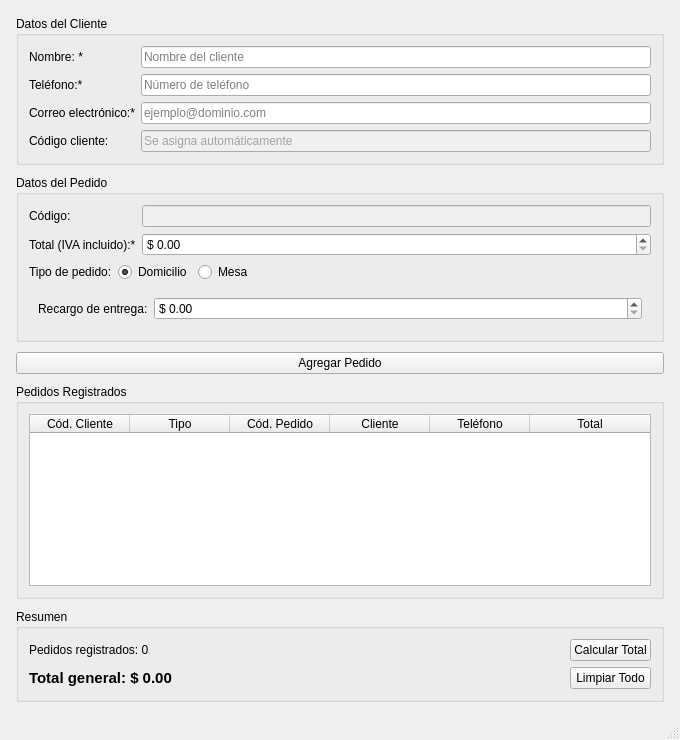
<?xml version="1.0" encoding="UTF-8"?>
<ui version="4.0">
 <class>MainWindow</class>
 <widget class="QMainWindow" name="MainWindow">
  <property name="geometry">
   <rect>
    <x>0</x>
    <y>0</y>
    <width>680</width>
    <height>740</height>
   </rect>
  </property>
  <property name="windowTitle">
   <string>Sistema de Restaurante</string>
  </property>
  <widget class="QWidget" name="centralwidget">
   <layout class="QVBoxLayout" name="layoutMain">
    <property name="spacing">
     <number>10</number>
    </property>
    <property name="leftMargin">
     <number>16</number>
    </property>
    <property name="topMargin">
     <number>16</number>
    </property>
    <property name="rightMargin">
     <number>16</number>
    </property>
    <property name="bottomMargin">
     <number>16</number>
    </property>
    <item>
     <widget class="QGroupBox" name="groupCliente">
      <property name="title">
       <string>Datos del Cliente</string>
      </property>
      <layout class="QFormLayout" name="formCliente">
       <property name="leftMargin">
        <number>10</number>
       </property>
       <property name="topMargin">
        <number>10</number>
       </property>
       <property name="rightMargin">
        <number>10</number>
       </property>
       <property name="bottomMargin">
        <number>10</number>
       </property>
       <item row="1" column="0">
        <widget class="QLabel" name="lblNombre">
         <property name="text">
          <string>Nombre: *</string>
         </property>
        </widget>
       </item>
       <item row="1" column="1">
        <widget class="QLineEdit" name="lineNombre">
         <property name="placeholderText">
          <string>Nombre del cliente</string>
         </property>
        </widget>
       </item>
       <item row="3" column="0">
        <widget class="QLabel" name="lblTelefono">
         <property name="text">
          <string>Teléfono:*</string>
         </property>
        </widget>
       </item>
       <item row="3" column="1">
        <widget class="QLineEdit" name="lineTelefono">
         <property name="placeholderText">
          <string>Número de teléfono</string>
         </property>
        </widget>
       </item>
       <item row="4" column="0">
        <widget class="QLabel" name="lblCorreo">
         <property name="text">
          <string>Correo electrónico:*</string>
         </property>
        </widget>
       </item>
       <item row="4" column="1">
        <widget class="QLineEdit" name="lineCorreo">
         <property name="placeholderText">
          <string>ejemplo@dominio.com</string>
         </property>
        </widget>
       </item>
       <item row="5" column="0">
        <widget class="QLabel" name="lblCodigoCliente">
         <property name="text">
          <string>Código cliente:</string>
         </property>
        </widget>
       </item>
       <item row="5" column="1">
        <widget class="QLineEdit" name="lineCodigoCliente">
         <property name="styleSheet">
          <string>background-color: #f0f0f0; color: #555;</string>
         </property>
         <property name="readOnly">
          <bool>true</bool>
         </property>
         <property name="placeholderText">
          <string>Se asigna automáticamente</string>
         </property>
        </widget>
       </item>
      </layout>
     </widget>
    </item>
    <item>
     <widget class="QGroupBox" name="groupPedido">
      <property name="title">
       <string>Datos del Pedido</string>
      </property>
      <layout class="QVBoxLayout" name="layoutPedido">
       <property name="leftMargin">
        <number>10</number>
       </property>
       <property name="topMargin">
        <number>10</number>
       </property>
       <property name="rightMargin">
        <number>10</number>
       </property>
       <property name="bottomMargin">
        <number>10</number>
       </property>
       <item>
        <layout class="QFormLayout" name="formPedidoBase">
         <item row="0" column="0">
          <widget class="QLabel" name="lblCodigo">
           <property name="text">
            <string>Código:</string>
           </property>
          </widget>
         </item>
         <item row="0" column="1">
          <widget class="QLineEdit" name="lineCodigo">
           <property name="styleSheet">
            <string>background-color: #f0f0f0; color: #555;</string>
           </property>
           <property name="readOnly">
            <bool>true</bool>
           </property>
          </widget>
         </item>
         <item row="1" column="0">
          <widget class="QLabel" name="lblTotalIVA">
           <property name="text">
            <string>Total (IVA incluido):*</string>
           </property>
          </widget>
         </item>
         <item row="1" column="1">
          <widget class="QDoubleSpinBox" name="spinTotalIVA">
           <property name="prefix">
            <string>$ </string>
           </property>
           <property name="decimals">
            <number>2</number>
           </property>
           <property name="minimum">
            <double>0.000000000000000</double>
           </property>
           <property name="maximum">
            <double>999999.989999999990687</double>
           </property>
          </widget>
         </item>
        </layout>
       </item>
       <item>
        <layout class="QHBoxLayout" name="layoutTipo">
         <item>
          <widget class="QLabel" name="lblTipo">
           <property name="text">
            <string>Tipo de pedido:</string>
           </property>
          </widget>
         </item>
         <item>
          <widget class="QRadioButton" name="radioDomicilio">
           <property name="text">
            <string>Domicilio</string>
           </property>
           <property name="checked">
            <bool>true</bool>
           </property>
          </widget>
         </item>
         <item>
          <widget class="QRadioButton" name="radioMesa">
           <property name="text">
            <string>Mesa</string>
           </property>
          </widget>
         </item>
         <item>
          <spacer name="spacerTipo">
           <property name="orientation">
            <enum>Qt::Horizontal</enum>
           </property>
           <property name="sizeHint" stdset="0">
            <size>
             <width>40</width>
             <height>20</height>
            </size>
           </property>
          </spacer>
         </item>
        </layout>
       </item>
       <item>
        <widget class="QStackedWidget" name="stackedWidget">
         <widget class="QWidget" name="pageDomicilio">
          <layout class="QFormLayout" name="formDomicilio">
           <item row="0" column="0">
            <widget class="QLabel" name="lblRecargo">
             <property name="text">
              <string>Recargo de entrega:</string>
             </property>
            </widget>
           </item>
           <item row="0" column="1">
            <widget class="QDoubleSpinBox" name="spinRecargo">
             <property name="prefix">
              <string>$ </string>
             </property>
             <property name="decimals">
              <number>2</number>
             </property>
             <property name="minimum">
              <double>0.000000000000000</double>
             </property>
             <property name="maximum">
              <double>999999.989999999990687</double>
             </property>
            </widget>
           </item>
          </layout>
         </widget>
         <widget class="QWidget" name="pageMesa">
          <layout class="QFormLayout" name="formMesa">
           <item row="0" column="0">
            <widget class="QLabel" name="lblServicio">
             <property name="text">
              <string>Cargo por servicio:</string>
             </property>
            </widget>
           </item>
           <item row="0" column="1">
            <widget class="QDoubleSpinBox" name="spinServicio">
             <property name="prefix">
              <string>$ </string>
             </property>
             <property name="decimals">
              <number>2</number>
             </property>
             <property name="minimum">
              <double>0.000000000000000</double>
             </property>
             <property name="maximum">
              <double>999999.989999999990687</double>
             </property>
            </widget>
           </item>
          </layout>
         </widget>
        </widget>
       </item>
      </layout>
     </widget>
    </item>
    <item>
     <widget class="QPushButton" name="btnAgregar">
      <property name="text">
       <string>Agregar Pedido</string>
      </property>
     </widget>
    </item>
    <item>
     <widget class="QGroupBox" name="groupPedidos">
      <property name="title">
       <string>Pedidos Registrados</string>
      </property>
      <layout class="QVBoxLayout" name="layoutTabla">
       <property name="leftMargin">
        <number>10</number>
       </property>
       <property name="topMargin">
        <number>10</number>
       </property>
       <property name="rightMargin">
        <number>10</number>
       </property>
       <property name="bottomMargin">
        <number>10</number>
       </property>
       <item>
        <widget class="QTableWidget" name="tablaPedidos">
         <property name="editTriggers">
          <set>QAbstractItemView::NoEditTriggers</set>
         </property>
         <property name="selectionBehavior">
          <enum>QAbstractItemView::SelectRows</enum>
         </property>
         <property name="columnCount">
          <number>6</number>
         </property>
         <attribute name="horizontalHeaderStretchLastSection">
          <bool>true</bool>
         </attribute>
         <column>
          <property name="text">
           <string>Cód. Cliente</string>
          </property>
         </column>
         <column>
          <property name="text">
           <string>Tipo</string>
          </property>
         </column>
         <column>
          <property name="text">
           <string>Cód. Pedido</string>
          </property>
         </column>
         <column>
          <property name="text">
           <string>Cliente</string>
          </property>
         </column>
         <column>
          <property name="text">
           <string>Teléfono</string>
          </property>
         </column>
         <column>
          <property name="text">
           <string>Total</string>
          </property>
         </column>
        </widget>
       </item>
      </layout>
     </widget>
    </item>
    <item>
     <widget class="QGroupBox" name="groupResumen">
      <property name="title">
       <string>Resumen</string>
      </property>
      <layout class="QHBoxLayout" name="layoutResumen">
       <property name="leftMargin">
        <number>10</number>
       </property>
       <property name="topMargin">
        <number>10</number>
       </property>
       <property name="rightMargin">
        <number>10</number>
       </property>
       <property name="bottomMargin">
        <number>10</number>
       </property>
       <item>
        <layout class="QVBoxLayout" name="layoutLabels">
         <item>
          <widget class="QLabel" name="lblCantidad">
           <property name="text">
            <string>Pedidos registrados: 0</string>
           </property>
          </widget>
         </item>
         <item>
          <widget class="QLabel" name="lblTotalGeneral">
           <property name="font">
            <font>
             <pointsize>11</pointsize>
             <weight>75</weight>
             <bold>true</bold>
            </font>
           </property>
           <property name="text">
            <string>Total general: $ 0.00</string>
           </property>
          </widget>
         </item>
        </layout>
       </item>
       <item>
        <spacer name="spacerResumen">
         <property name="orientation">
          <enum>Qt::Horizontal</enum>
         </property>
         <property name="sizeHint" stdset="0">
          <size>
           <width>40</width>
           <height>20</height>
          </size>
         </property>
        </spacer>
       </item>
       <item>
        <layout class="QVBoxLayout" name="layoutBotonesResumen">
         <item>
          <widget class="QPushButton" name="btnCalcularTotal">
           <property name="text">
            <string>Calcular Total</string>
           </property>
          </widget>
         </item>
         <item>
          <widget class="QPushButton" name="btnLimpiar">
           <property name="text">
            <string>Limpiar Todo</string>
           </property>
          </widget>
         </item>
        </layout>
       </item>
      </layout>
     </widget>
    </item>
   </layout>
  </widget>
  <widget class="QStatusBar" name="statusbar"/>
 </widget>
 <resources/>
 <connections/>
</ui>
